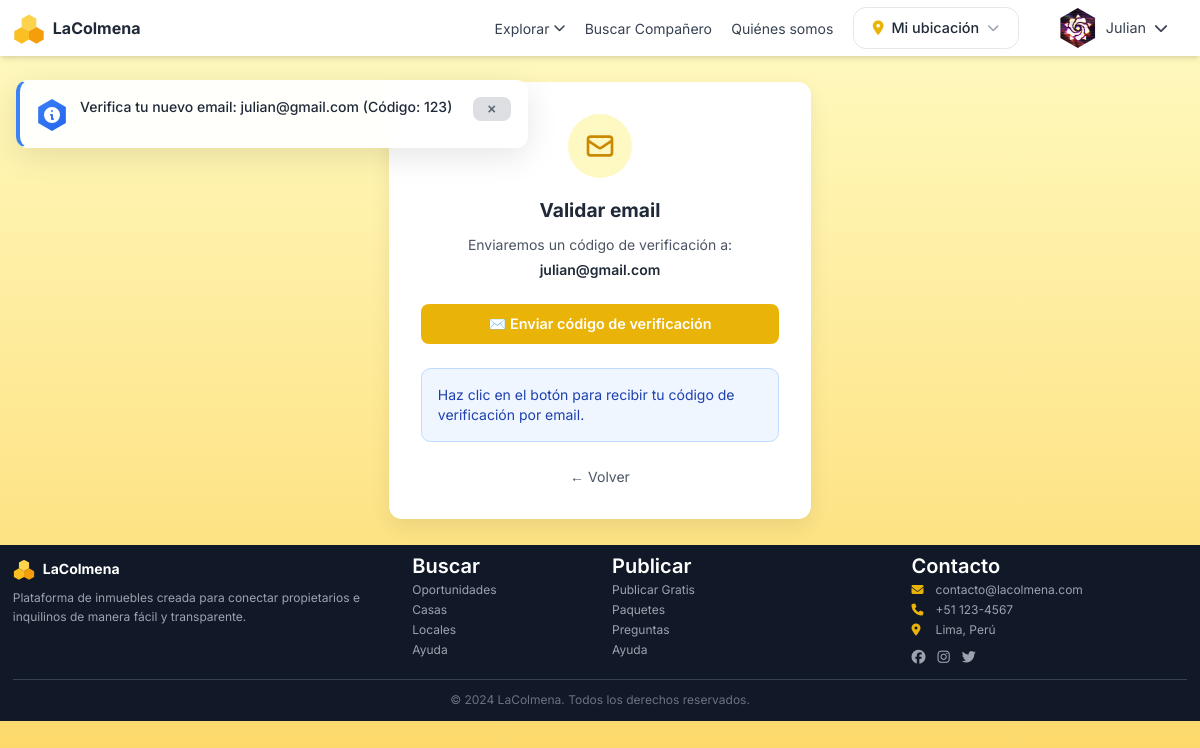
Screenshot of /usuarios/verificar-nuevo-email/ (signed in) with the database file from the repository.
### usuarios/models.py (models this page shows, shortened)
class Usuario(AbstractUser):
    TIPO_CHOICES = [
        ('usuario', 'Usuario'),
        ('propietario', 'Propietario'),
    ]
    TIPO_AVATAR_CHOICES = [
        ('foto', 'Foto'),
        ('icono', 'Icono'),
    ]
    tipo = models.CharField(max_length=15, choices=TIPO_CHOICES, default='usuario')
    telefono = models.CharField(max_length=15, blank=True)
    telefono_validado = models.BooleanField(default=False)
    email_validado = models.BooleanField(default=False)
    foto_perfil = models.ImageField(upload_to='perfiles/', blank=True, null=True)
    tipo_avatar = models.CharField(max_length=10, choices=TIPO_AVATAR_CHOICES, default='foto')
    icono_avatar = models.CharField(max_length=10, blank=True, help_text='Emoji o código del icono')
    fecha_nacimiento = models.DateField(blank=True, null=True)
    direccion = models.TextField(blank=True)
    biografia = models.TextField(blank=True, max_length=500)
    recibir_notificaciones = models.BooleanField(default=True)
    fecha_registro = models.DateTimeField(auto_now_add=True)
    fecha_actualizacion = models.DateTimeField(auto_now=True)
    class Meta:
        verbose_name = 'Usuario'
        verbose_name_plural = 'Usuarios'
    def es_propietario(self):
        return self.tipo == 'propietario'
    def notificaciones_no_leidas(self):
        return self.notificaciones.filter(leida=False).count()
    def tiene_validaciones_completas(self):
        return self.telefono_validado and self.email_validado
    def necesita_validaciones(self):
        return not self.tiene_validaciones_completas()

### usuarios/views.py (the view)
# urls.py: path('verificar-nuevo-email/', views.verificar_nuevo_email, name='verificar_nuevo_email'),
@login_required
def verificar_nuevo_email(request):
    nuevo_email = request.session.get('nuevo_email')
    if not nuevo_email:
        return redirect('usuarios:cambiar_email')
    if request.method == 'POST':
        form = ValidarEmailForm(request.POST)
        if form.is_valid():
            codigo = form.cleaned_data['codigo']
            if codigo == '123':
                request.user.email = nuevo_email
                request.user.save()
                request.session.pop('verificado_email_actual', None)
                request.session.pop('nuevo_email', None)
                messages.success(request, 'Email actualizado correctamente')
                return redirect('usuarios:perfil', username=request.user.username)
            else:
                messages.error(request, 'Código incorrecto')
    else:
        form = ValidarEmailForm()
        messages.info(request, f'Verifica tu nuevo email: {nuevo_email} (Código: 123)')
    return render(request, 'usuarios/validar_email.html', {
        'form': form,
        'nuevo_email': nuevo_email
    })

### usuarios/templates/usuarios/validar_email.html (shortened to what this page needs)
{% extends 'base.html' %}
{% load static %}
{% block content %}
<div class="container mx-auto px-4 py-8 max-w-md">
    <div class="bg-white rounded-lg shadow-lg p-8">
        <div class="text-center mb-6">
            <div class="w-16 h-16 bg-yellow-100 rounded-full flex items-center justify-center mx-auto mb-4">
                <svg class="w-8 h-8 text-yellow-600" fill="none" stroke="currentColor" viewBox="0 0 24 24">
                    <path stroke-linecap="round" stroke-linejoin="round" stroke-width="2" d="M3 8l7.89 5.26a2 2 0 002.22 0L21 8M5 19h14a2 2 0 002-2V7a2 2 0 00-2-2H5a2 2 0 00-2 2v10a2 2 0 002 2z"></path>
                </svg>
            </div>
            <h1 class="text-2xl font-bold text-gray-800 mb-2">Validar email</h1>
            {% if codigo_enviado %}
                <p class="text-gray-600 mb-1">Hemos enviado un código de verificación a:</p>
            {% else %}
                <p class="text-gray-600 mb-1">Enviaremos un código de verificación a:</p>
            {% endif %}
            <p class="font-semibold text-gray-800">{% if nuevo_email %}{{ nuevo_email }}{% else %}{{ user.email }}{% endif %}</p>
        </div>
        {% if not codigo_enviado %}
        <form method="post" class="mb-6">
            <button type="submit" name="enviar_codigo" class="w-full bg-yellow-500 hover:bg-yellow-600 text-white font-semibold py-3 px-6 rounded-lg transition">
                ✉️ Enviar código de verificación
            </button>
        </form>
        <div class="mb-6 p-4 bg-blue-50 border border-blue-200 rounded-lg">
            <p class="text-sm text-blue-800">
                Haz clic en el botón para recibir tu código de verificación por email.
            </p>
        </div>
        {% endif %}
        <div class="mt-4 text-center">
            <a href="{% url 'usuarios:perfil' user.username %}" class="text-sm text-gray-600 hover:text-gray-700">
                ← Volver
            </a>
        </div>
    </div>
</div>
{% endblock %}

### templates/base.html (shortened to what this page needs)
{% load static %}
<!DOCTYPE html>
<html lang="es">
<head>
    <link rel="stylesheet" href="{% static 'css/output.css' %}">
    <link rel="stylesheet" href="https://cdnjs.cloudflare.com/ajax/libs/font-awesome/6.5.1/css/all.min.css">
</head>
<body>
    <nav class="bg-white shadow-md relative z-20">
        <div class="w-full px-0">
            <div class="flex justify-between items-center h-16 px-4">
                <div class="flex items-center">
                    <a href="{% url 'propiedades:inicio' %}" class="flex items-center space-x-2">
                        <span class="text-xl font-bold text-gray-800">LaColmena</span>
                    </a>
                </div>
                <div class="hidden md:flex items-center space-x-6">
                    <div class="relative group">
                        <a href="{% url 'propiedades:listado' %}" class="flex items-center space-x-1 text-gray-700 hover:text-yellow-500 transition">
                            <span>Explorar</span>
                            <i class="fas fa-chevron-down text-xs"></i>
                        </a>
                    </div>
                    <a href="{% url 'propiedades:buscar_companero' %}" class="text-gray-700 hover:text-yellow-500 transition">Buscar Compañero</a>
                    <a href="{% url 'propiedades:quienes_somos' %}" class="text-gray-700 hover:text-yellow-500 transition">Quiénes somos</a>
                    <div class="relative" data-ubicacion-widget>
                        <button type="button" data-ubicacion-boton
                                class="flex items-center gap-2 bg-white border border-gray-200 hover:border-yellow-400 text-gray-800 text-sm font-medium pl-3 pr-2.5 py-1.5 rounded-full transition">
                            <i class="fas fa-map-marker-alt text-yellow-500"></i>
                            <span data-ubicacion-texto class="max-w-[140px] truncate">{{ ubicacion_actual.etiqueta|default:"Mi ubicación" }}</span>
                            <i class="fas fa-chevron-down text-xs text-gray-400"></i>
                        </button>
                    </div>
                    {% if user.is_authenticated %}
                        <div class="relative group">
                            <button class="flex items-center space-x-2 text-gray-700 hover:text-yellow-500 transition">
                                {% if user.foto_perfil %}
                                    <div class="relative w-10 h-10" style="clip-path: polygon(50% 0%, 93.3% 25%, 93.3% 75%, 50% 100%, 6.7% 75%, 6.7% 25%);">
                                        <img src="{{ user.foto_perfil.url }}" alt="{{ user.username }}" class="w-full h-full object-cover">
                                    </div>
                                {% endif %}
                                <span>{{ user.first_name|default:user.username }}</span>
                                <i class="fas fa-chevron-down text-sm"></i>
                            </button>
                        </div>
                    {% endif %}
                </div>
            </div>
        </div>
    </nav>
    {% if messages %}
        <div class="fixed top-20 left-4 z-50 w-full max-w-lg" id="messages-container">
            {% for message in messages %}
                <div class="mb-3 notification-card {% if message.tags == 'success' %}notification-success{% elif message.tags == 'error' %}notification-error{% elif message.tags == 'warning' %}notification-warning{% else %}notification-info{% endif %}">
                    <div class="flex items-start space-x-3">
                        <div class="flex-shrink-0 mt-0.5">
                            <div class="notification-icon">
                                {% if message.tags == 'success' %}
                                    <svg class="w-5 h-5" fill="currentColor" viewBox="0 0 20 20">
                                        <path fill-rule="evenodd" d="M10 18a8 8 0 100-16 8 8 0 000 16zm3.707-9.293a1 1 0 00-1.414-1.414L9 10.586 7.707 9.293a1 1 0 00-1.414 1.414l2 2a1 1 0 001.414 0l4-4z" clip-rule="evenodd"/>
                                    </svg>
                                {% else %}
                                    <svg class="w-5 h-5" fill="currentColor" viewBox="0 0 20 20">
                                        <path fill-rule="evenodd" d="M18 10a8 8 0 11-16 0 8 8 0 0116 0zm-7-4a1 1 0 11-2 0 1 1 0 012 0zM9 9a1 1 0 000 2v3a1 1 0 001 1h1a1 1 0 100-2v-3a1 1 0 00-1-1H9z" clip-rule="evenodd"/>
                                    </svg>
                                {% endif %}
                            </div>
                        </div>
                        <div class="flex-1 min-w-0">
                            <div class="notification-content">
                                <p class="notification-text">{{ message }}</p>
                            </div>
                        </div>
                        <div class="flex-shrink-0">
                            <button onclick="this.closest('.notification-card').style.animation='slideOut 0.3s ease-in-out'; setTimeout(() => this.closest('.notification-card').remove(), 300)" class="notification-close">
                                ×
                            </button>
                        </div>
                    </div>
                </div>
            {% endfor %}
        </div>
    {% endif %}
    <main>
        {% block content %}{% endblock %}
    </main>
    <footer class="bg-gray-900 text-white mt-0">
        <div class="max-w-7xl mx-auto px-4 sm:px-6 lg:px-8 py-4">
            <div class="grid grid-cols-1 md:grid-cols-12 gap-6 items-start">
                <div class="md:col-span-4">
                    <div class="flex items-center space-x-2 mb-2">
                        <svg width="22" height="22" viewBox="0 0 100 100" xmlns="http://www.w3.org/2000/svg">
                            <polygon points="50,8 73,21 73,47 50,60 27,47 27,21" fill="#FCD34D" />
                            <polygon points="27,47 50,60 50,86 27,99 4,86 4,60" fill="#FBBF24" />
                            <polygon points="73,47 96,60 96,86 73,99 50,86 50,60" fill="#F59E0B" />
                        </svg>
                        <span class="text-sm font-bold">LaColmena</span>
                    </div>
                    <p class="text-gray-400 text-xs leading-relaxed pr-4">
                        Plataforma de inmuebles creada para conectar propietarios e inquilinos de manera fácil y transparente.
                    </p>
                </div>
                <div class="md:col-span-2">
                    <h3 class="font-semibold mb-2 text-xs text-white">Buscar</h3>
                    <ul class="space-y-1 text-gray-400 text-xs">
                        <li><a href="{% url 'propiedades:listado' %}" class="hover:text-yellow-400 transition-colors">Oportunidades</a></li>
                        <li><a href="{% url 'propiedades:listado' %}?tipo=casa" class="hover:text-yellow-400 transition-colors">Casas</a></li>
                        <li><a href="{% url 'propiedades:listado' %}?tipo=departamento" class="hover:text-yellow-400 transition-colors">Locales</a></li>
                        <li><a href="{% url 'suscripciones:planes' %}" class="hover:text-yellow-400 transition-colors">Ayuda</a></li>
                    </ul>
                </div>
                <div class="md:col-span-3">
                    <h3 class="font-semibold mb-2 text-xs text-white">Publicar</h3>
                    <ul class="space-y-1 text-gray-400 text-xs">
                        <li><a href="{% url 'propiedades:crear' %}" class="hover:text-yellow-400 transition-colors">Publicar Gratis</a></li>
                        <li><a href="{% url 'suscripciones:planes' %}" class="hover:text-yellow-400 transition-colors">Paquetes</a></li>
                        <li><a href="#" class="hover:text-yellow-400 transition-colors">Preguntas</a></li>
                        <li><a href="#" class="hover:text-yellow-400 transition-colors">Ayuda</a></li>
                    </ul>
                </div>
                <div class="md:col-span-3">
                    <h3 class="font-semibold mb-2 text-xs text-white">Contacto</h3>
                    <ul class="space-y-1 text-gray-400 text-xs">
                        <li class="flex items-center">
                            <i class="fas fa-envelope w-4 text-yellow-500"></i>
                            <span class="ml-2">contacto@lacolmena.com</span>
                        </li>
                        <li class="flex items-center">
                            <i class="fas fa-phone w-4 text-yellow-500"></i>
                            <span class="ml-2">+51 123-4567</span>
                        </li>
                        <li class="flex items-center">
                            <i class="fas fa-map-marker-alt w-4 text-yellow-500"></i>
                            <span class="ml-2">Lima, Perú</span>
                        </li>
                    </ul>
                    <div class="flex space-x-3 mt-2">
                        <a href="#" class="text-gray-400 hover:text-yellow-400 transition-colors">
                            <i class="fab fa-facebook text-sm"></i>
                        </a>
                        <a href="#" class="text-gray-400 hover:text-yellow-400 transition-colors">
                            <i class="fab fa-instagram text-sm"></i>
                        </a>
                        <a href="#" class="text-gray-400 hover:text-yellow-400 transition-colors">
                            <i class="fab fa-twitter text-sm"></i>
                        </a>
                    </div>
                </div>
            </div>
            <hr class="border-gray-700 my-3">
            <div class="text-center text-gray-500 text-xs">
                © 2024 LaColmena. Todos los derechos reservados.
            </div>
        </div>
    </footer>
</body>
</html>

### rows the page displays
Usuario: foto_perfil (picture), first_name "Julian", email "julian@gmail.com"

### other values shown
{{ ubicacion_actual.etiqueta|default:"Mi ubicación" }} "Mi ubicación"
{{ message }} "Verifica tu nuevo email: julian@gmail.com (Código: 123)"
